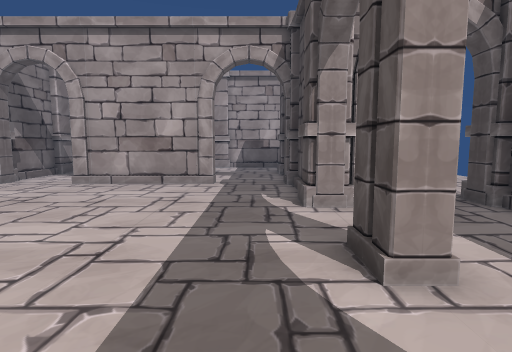
[1] (above)

18 first-person views from a walk through a Unity game level. The camera is 1.5 m above the floor, tilts 6° down and sees 80° across. Doors are open. The floor is counted in squares, 1 m on a side. Each view is taken from the middle of a square. On the plan, view 1 faces up. The plan holds only what a view shows up to about 15 squares ahead; the rest is blank. The place goes on beyond the plan.

[2]
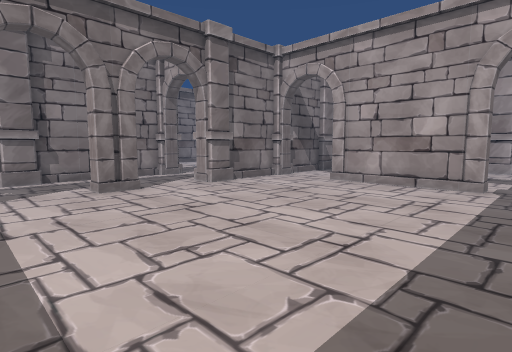

[3]
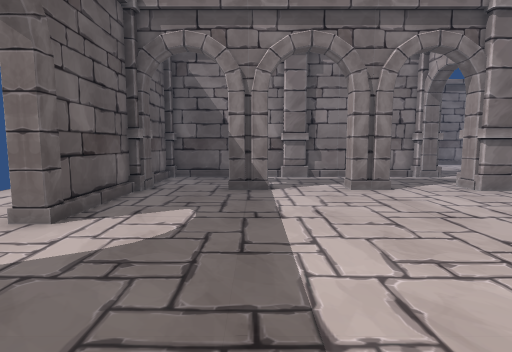

[4]
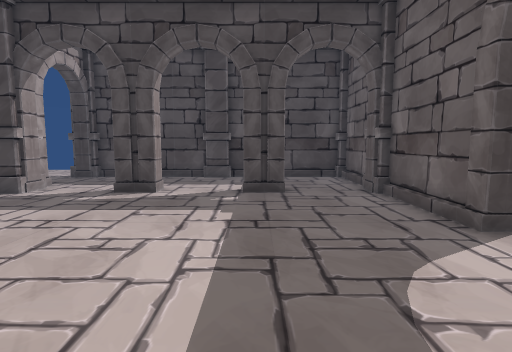

[5]
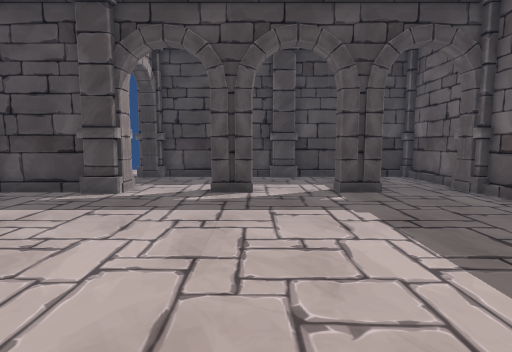

[6]
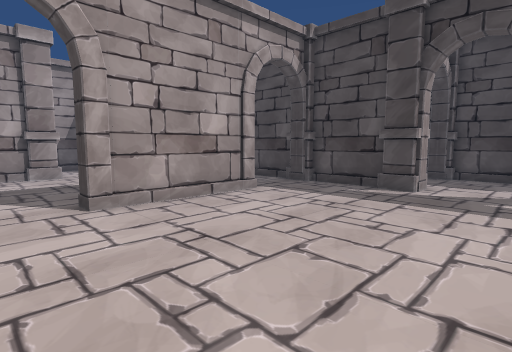

[7]
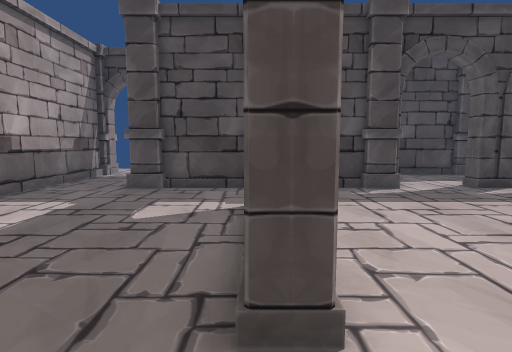

[8]
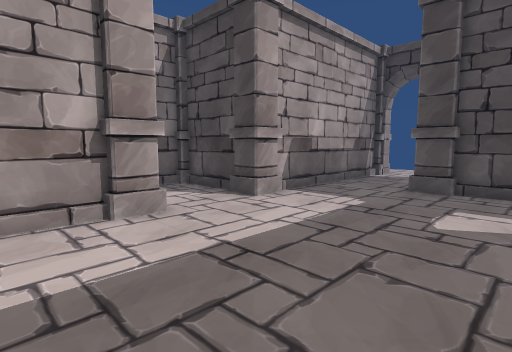

[9]
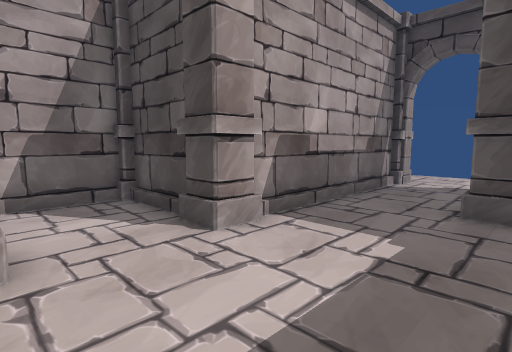

[10]
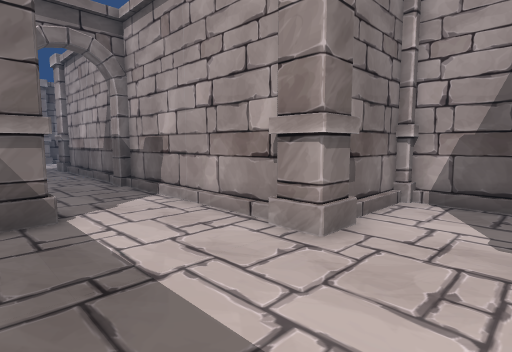

[11]
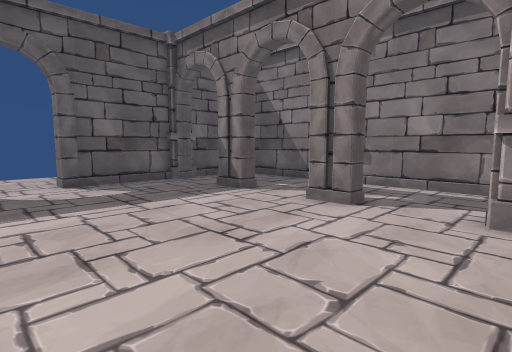

[12]
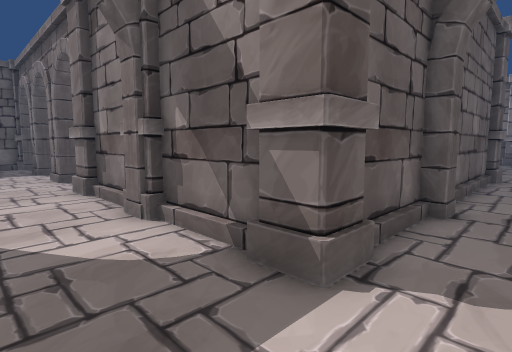

[13]
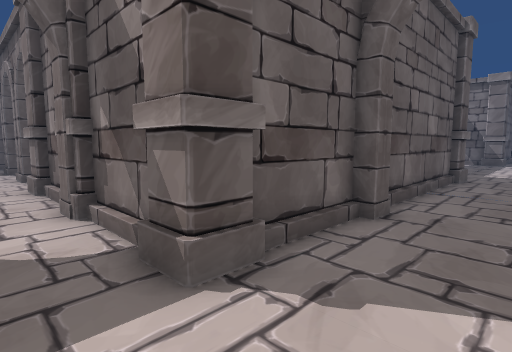

[14]
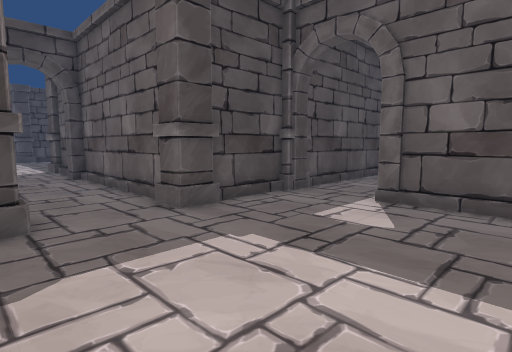

[15]
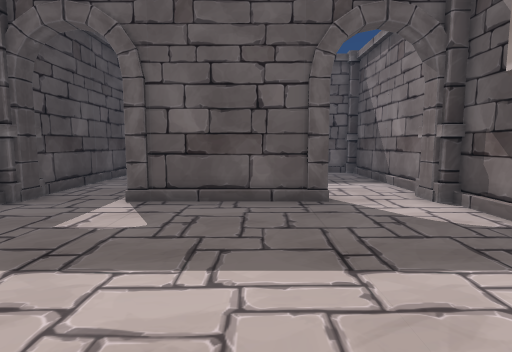

[16]
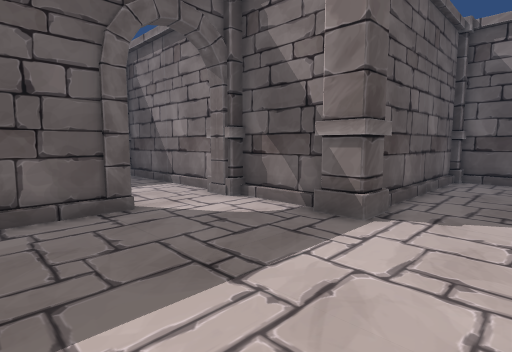

[17]
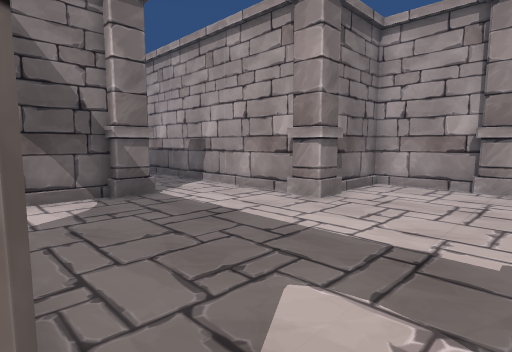

[18]
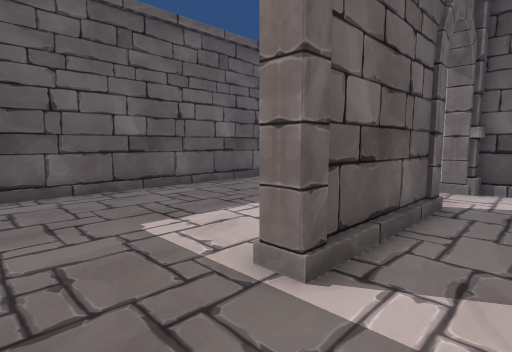

### Floor plan
Points are (right, up) in squares from view 1. A wall is a line through its corners. A room is listed if a view was taken in it or the views show most of it. See-through windows are left out.
Room 1 (views 1, 2, 3, 4, 5, 6, 11)
walls: (2.1, 3.1) (1.6, 3.1) (1.6, 4.4) (2.1, 4.4); (-10.1, 4.4) (-10.1, 3.1) (-10.6, 3.1); (-10.1, 0.4) (-10.1, -0.9); (-10.6, 4.4) (-9.9, 4.4); (1.6, -0.9) (1.6, 0.4) (2.1, 0.4); (-2.9, -4) (1.2, -4); (-10.6, 0.4) (-9.9, 0.4); (1.6, 8.4) (1.6, 11.2); (2.9, 7.4) (2.4, 7.4); (-1.6, 11.5) (-6.9, 11.5); (-9.5, -4) (-5.6, -4); (-10.1, 10.4) (-10.1, 8.4); (2.6, -4) (5.5, -4); (6.1, 2.5) (6.1, 7.2); (-14.1, 7.4) (-14.1, -3.5); (-13.4, -4) (-10.9, -4); (6.1, -3.5) (6.1, 1.5)
low walls: (-9.9, 4.4) (-9.9, 3.5); (-9.9, 0.4) (-9.9, -0.5); (-2.9, -3.8) (1.1, -3.8); (-9.5, -3.8) (-5.6, -3.8); (2.6, -3.8) (3.4, -3.8); (5.9, 2.5) (5.9, 4.5); (-9.9, 11.1) (-9.9, 8.5); (5.9, 4.6) (5.9, 7.2); (3.5, -3.8) (4.4, -3.8); (-13.9, 0.4) (-13.9, -3.5); (5.9, -0.6) (5.9, 1.1); (-13.9, 7.1) (-13.9, 2.5); (-12.4, -3.8) (-11.5, -3.8); (4.5, -3.8) (5.4, -3.8); (5.9, -3.5) (5.9, -1.4)
ways out: opening at (-8, 11.3) to room 2; opening at (0, 11.7) to room 2; open door at (-12, 8); open door at (-4, -4); open door at (4, 8)
objects: pillar (-15, 2) to (-14, 2); pillar (-10, -5) to (-10, -4); pillar (-10, 8); pillar (1, 8) to (2, 8); pillar (2, -5) to (2, -4)
Room 2 (views 7, 8, 9, 10, 12, 13)
walls: (-1.6, 12.1) (-1.6, 11.5); (-2.4, 20.5) (-2.4, 23.2); (-6.6, 19.5) (-9.6, 19.5); (1.6, 12.4) (1.6, 15.2); (-6.9, 11.5) (-6.9, 12.1); (-10.1, 15.1) (-10.1, 12.5); (-2.6, 23.6) (-5.5, 23.6); (-6, 23.4) (-6, 20.8); (-10.1, 11.4) (-10.1, 10.4); (5.5, 19.5) (-1.5, 19.5)
low walls: (-5.8, 21.4) (-5.8, 20.8); (-9.9, 15) (-9.9, 12.5); (-5.8, 22.4) (-5.8, 21.5); (-5.8, 23.2) (-5.8, 22.5)
ways out: opening at (-8, 11.3) to room 1; opening at (0, 11.7) to room 1; opening at (-10.3, 18) to room 3; open door at (6, 18)
objects: pillar (-11, 12) to (-10, 12); pillar (-10, 16); pillar (-6, 19) to (-6, 20); pillar (-3, 19) to (-2, 20); pillar (1, 16) to (2, 16)
Room 3 (views 14, 15, 16, 17, 18)
walls: (-25.6, 12.2) (-25.6, 11.4); (-22.6, 12.5) (-22.6, 15.1); (-21.5, 16) (-14.6, 16); (-30.9, 12) (-25.6, 12); (-30.9, 19.5) (-38.5, 19.5); (-34.2, 15.4) (-34.2, 12.5); (-34.2, 10.8) (-34.2, 4.5); (-26.8, 23.6) (-30, 23.6) (-30, 20.6); (-22.6, 4.9) (-22.6, 11.1); (-14.6, 16.5) (-13.8, 16.5); (-15.5, 19.5) (-19.8, 19.5); (-14.1, 16) (-10.9, 16); (-33.4, 4) (-23.8, 4); (-38.5, 16) (-35.4, 16); (-9.6, 19.5) (-14.1, 19.5) (-14.1, 19.1) (-14.6, 19.1)
low walls: (-30.5, 12.2) (-25.6, 12.2); (-21.4, 16.2) (-15.1, 16.2); (-29.8, 21.4) (-29.8, 20.6); (-29.8, 22.4) (-29.8, 21.5); (-36.4, 16.2) (-35.5, 16.2); (-31.4, 4.2) (-23.8, 4.2); (-37.4, 16.2) (-36.5, 16.2); (-32.4, 4.2) (-31.5, 4.2); (-14.1, 16.2) (-11, 16.2); (-38.5, 16.2) (-37.5, 16.2)
ways out: opening at (-10.3, 18) to room 2
objects: pillar (-35, 12) to (-34, 12); pillar (-34, 16); pillar (-30, 19) to (-30, 20); pillar (-26, 23) to (-26, 24); pillar (-23, 16) to (-22, 16); pillar (-23, 19) to (-22, 20); pillar (-22, 12)

Where each view was taken, in squares from view 1:
view 1: 0 up, 0 right, facing up
view 2: 0 up, 0 right, facing up-left
view 3: 0 up, 0 right, facing left
view 4: 0 up, 8 left, facing right
view 5: 3 up, 8 left, facing right
view 6: 4 up, 9 left, facing up-right
view 7: 12 up, 9 left, facing right
view 8: 13 up, 9 left, facing up-right
view 9: 15 up, 6 left, facing up-right
view 10: 15 up, 3 left, facing up-left
view 11: 8 up, 3 left, facing down-left
view 12: 18 up, 7 left, facing down-left
view 13: 19 up, 8 left, facing down-left
view 14: 20 up, 29 left, facing down-right
view 15: 20 up, 29 left, facing down
view 16: 19 up, 28 left, facing down-left
view 17: 12 up, 25 left, facing up-left
view 18: 14 up, 23 left, facing down-left
